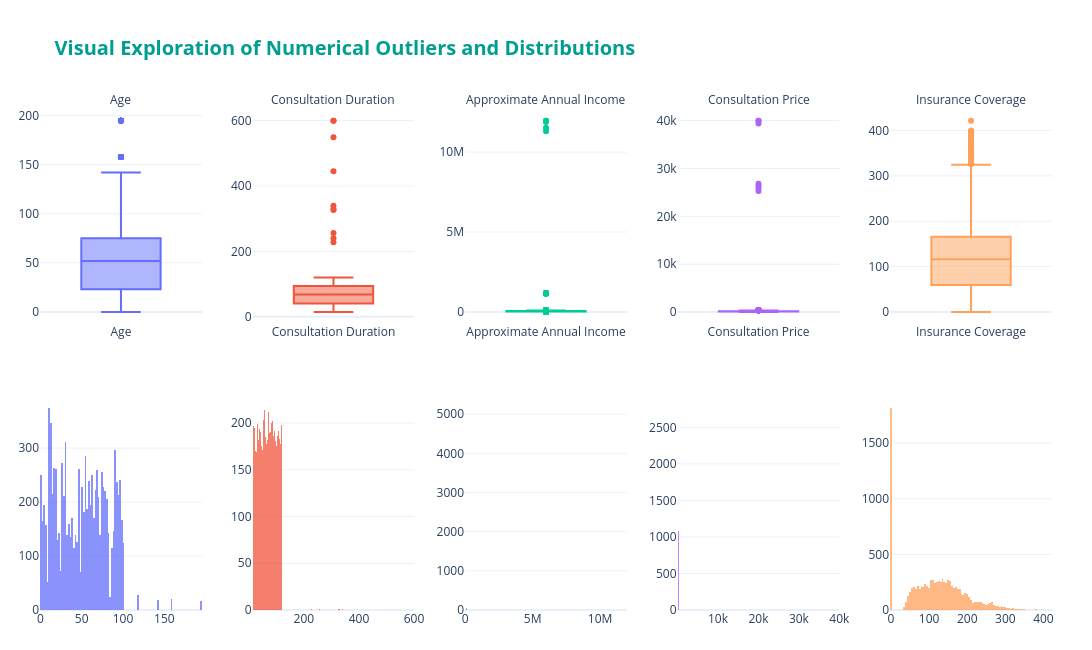

The code cell stored with this chart in its notebook:
### Markdown cell above
The describe table and the boxplots show a few values that are far away from the rest: ages up to 195, prices up to £39,999, incomes up to £12M and durations up to 600 minutes.

The IQR rule alone is not good to decide what to change. It marks about 2,300 incomes and 240 prices as outliers, but most of them are normal values: many children and students have an income of 0, which makes the distribution very skewed, and the price depends on the department (see below). So we use the IQR as a first look and then check each variable with what is possible in the real world and with the variable description in the project statement.

### Code cell
import plotly.graph_objects as go
import plotly.express as px
from plotly.subplots import make_subplots

num_vars = [
    "Age", 
    "Consultation Duration", 
    "Approximate Annual Income", 
    "Consultation Price", 
    "Insurance Coverage"
]

fig = make_subplots(
    rows=2, cols=len(num_vars),
    subplot_titles=num_vars,
    vertical_spacing=0.15,
    horizontal_spacing=0.05
)

palette = px.colors.qualitative.Plotly

for i, var in enumerate(num_vars):
    color = palette[i % len(palette)]
    clean_var = var.replace("<br>", " ")
    
    fig.add_trace(
        go.Box(
            y=df_inconsistent[clean_var].dropna(),
            name=clean_var,
            marker_color=color,
            boxpoints='outliers',
            hovertemplate=f"<b>{clean_var}</b><br>Value: %{{y}}<extra></extra>"
        ),
        row=1, col=i+1
    )

    fig.add_trace(
        go.Histogram(
            x=df_inconsistent[clean_var].dropna(),
            name=clean_var,
            marker_color=color,
            opacity=0.75,
            showlegend=False,
            hovertemplate=f"<b>{clean_var}</b><br>Range: %{{x}}<br>Count: %{{y}}<extra></extra>"
        ),
        row=2, col=i+1
    )

fig.update_annotations(font_size=12)

fig.update_layout(
    title_text="<b>Visual Exploration of Numerical Outliers and Distributions</b>",
    title_font=dict(size=20, color='#009E91'),
    template="plotly_white",
    height=650,
    width=1400,
    showlegend=False,
    margin=dict(l=40, r=40, t=110, b=40)
)

fig.show()

### Figure 1 — Plotly figure (JSON) as saved in the notebook; plotly's stock layout.template omitted (floating-point values rounded to 4 significant figures; data arrays with more than 128 entries replaced by an {"elided": "..."} marker saying what was removed)
{"data": [{"boxpoints": "outliers", "hovertemplate": "<b>Age</b><br>Value: %{y}<extra></extra>", "marker": {"color": "#636EFA"}, "name": "Age", "type": "box", "xaxis": "x", "y": {"elided": "10000 int values"}, "yaxis": "y"}, {"hovertemplate": "<b>Age</b><br>Range: %{x}<br>Count: %{y}<extra></extra>", "marker": {"color": "#636EFA"}, "name": "Age", "opacity": 0.75, "showlegend": false, "type": "histogram", "x": {"elided": "10000 int values"}, "xaxis": "x6", "yaxis": "y6"}, {"boxpoints": "outliers", "hovertemplate": "<b>Consultation Duration</b><br>Value: %{y}<extra></extra>", "marker": {"color": "#EF553B"}, "name": "Consultation Duration", "type": "box", "xaxis": "x2", "y": {"elided": "10000 int values"}, "yaxis": "y2"}, {"hovertemplate": "<b>Consultation Duration</b><br>Range: %{x}<br>Count: %{y}<extra></extra>", "marker": {"color": "#EF553B"}, "name": "Consultation Duration", "opacity": 0.75, "showlegend": false, "type": "histogram", "x": {"elided": "10000 int values"}, "xaxis": "x7", "yaxis": "y7"}, {"boxpoints": "outliers", "hovertemplate": "<b>Approximate Annual Income</b><br>Value: %{y}<extra></extra>", "marker": {"color": "#00CC96"}, "name": "Approximate Annual Income", "type": "box", "xaxis": "x3", "y": {"elided": "10000 float values"}, "yaxis": "y3"}, {"hovertemplate": "<b>Approximate Annual Income</b><br>Range: %{x}<br>Count: %{y}<extra></extra>", "marker": {"color": "#00CC96"}, "name": "Approximate Annual Income", "opacity": 0.75, "showlegend": false, "type": "histogram", "x": {"elided": "10000 float values"}, "xaxis": "x8", "yaxis": "y8"}, {"boxpoints": "outliers", "hovertemplate": "<b>Consultation Price</b><br>Value: %{y}<extra></extra>", "marker": {"color": "#AB63FA"}, "name": "Consultation Price", "type": "box", "xaxis": "x4", "y": {"elided": "10000 float values"}, "yaxis": "y4"}, {"hovertemplate": "<b>Consultation Price</b><br>Range: %{x}<br>Count: %{y}<extra></extra>", "marker": {"color": "#AB63FA"}, "name": "Consultation Price", "opacity": 0.75, "showlegend": false, "type": "histogram", "x": {"elided": "10000 float values"}, "xaxis": "x9", "yaxis": "y9"}, {"boxpoints": "outliers", "hovertemplate": "<b>Insurance Coverage</b><br>Value: %{y}<extra></extra>", "marker": {"color": "#FFA15A"}, "name": "Insurance Coverage", "type": "box", "xaxis": "x5", "y": {"elided": "10000 float values"}, "yaxis": "y5"}, {"hovertemplate": "<b>Insurance Coverage</b><br>Range: %{x}<br>Count: %{y}<extra></extra>", "marker": {"color": "#FFA15A"}, "name": "Insurance Coverage", "opacity": 0.75, "showlegend": false, "type": "histogram", "x": {"elided": "10000 float values"}, "xaxis": "x10", "yaxis": "y10"}], "layout": {"annotations": [{"font": {"size": 12}, "showarrow": false, "text": "Age", "x": 0.08, "xanchor": "center", "xref": "paper", "y": 1, "yanchor": "bottom", "yref": "paper"}, {"font": {"size": 12}, "showarrow": false, "text": "Consultation Duration", "x": 0.29, "xanchor": "center", "xref": "paper", "y": 1, "yanchor": "bottom", "yref": "paper"}, {"font": {"size": 12}, "showarrow": false, "text": "Approximate Annual Income", "x": 0.5, "xanchor": "center", "xref": "paper", "y": 1, "yanchor": "bottom", "yref": "paper"}, {"font": {"size": 12}, "showarrow": false, "text": "Consultation Price", "x": 0.71, "xanchor": "center", "xref": "paper", "y": 1, "yanchor": "bottom", "yref": "paper"}, {"font": {"size": 12}, "showarrow": false, "text": "Insurance Coverage", "x": 0.92, "xanchor": "center", "xref": "paper", "y": 1, "yanchor": "bottom", "yref": "paper"}], "height": 650, "margin": {"b": 40, "l": 40, "r": 40, "t": 110}, "showlegend": false, "title": {"font": {"color": "#009E91", "size": 20}, "text": "<b>Visual Exploration of Numerical Outliers and Distributions</b>"}, "width": 1400, "xaxis": {"anchor": "y", "domain": [0, 0.16]}, "xaxis10": {"anchor": "y10", "domain": [0.84, 1]}, "xaxis2": {"anchor": "y2", "domain": [0.21, 0.37]}, "xaxis3": {"anchor": "y3", "domain": [0.42, 0.58]}, "xaxis4": {"anchor": "y4", "domain": [0.63, 0.79]}, "xaxis5": {"anchor": "y5", "domain": [0.84, 1]}, "xaxis6": {"anchor": "y6", "domain": [0, 0.16]}, "xaxis7": {"anchor": "y7", "domain": [0.21, 0.37]}, "xaxis8": {"anchor": "y8", "domain": [0.42, 0.58]}, "xaxis9": {"anchor": "y9", "domain": [0.63, 0.79]}, "yaxis": {"anchor": "x", "domain": [0.575, 1]}, "yaxis10": {"anchor": "x10", "domain": [0, 0.425]}, "yaxis2": {"anchor": "x2", "domain": [0.575, 1]}, "yaxis3": {"anchor": "x3", "domain": [0.575, 1]}, "yaxis4": {"anchor": "x4", "domain": [0.575, 1]}, "yaxis5": {"anchor": "x5", "domain": [0.575, 1]}, "yaxis6": {"anchor": "x6", "domain": [0, 0.425]}, "yaxis7": {"anchor": "x7", "domain": [0, 0.425]}, "yaxis8": {"anchor": "x8", "domain": [0, 0.425]}, "yaxis9": {"anchor": "x9", "domain": [0, 0.425]}}}
